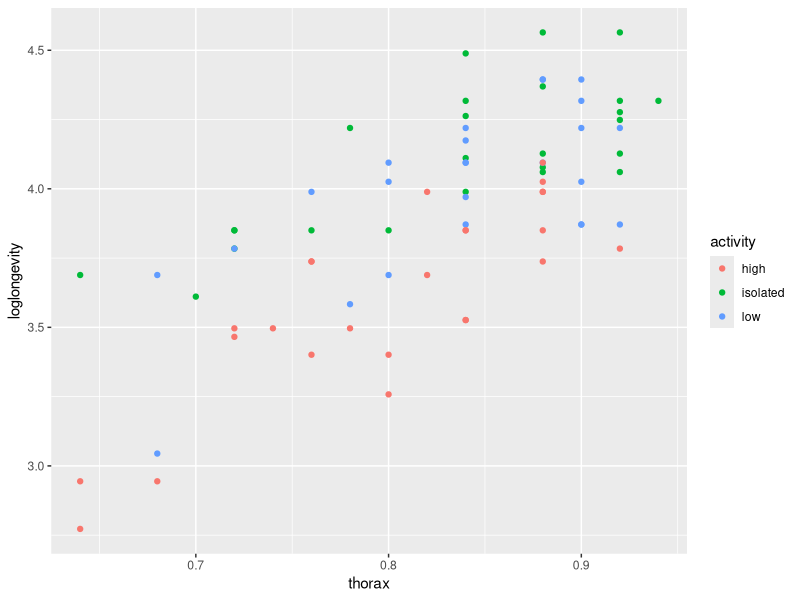
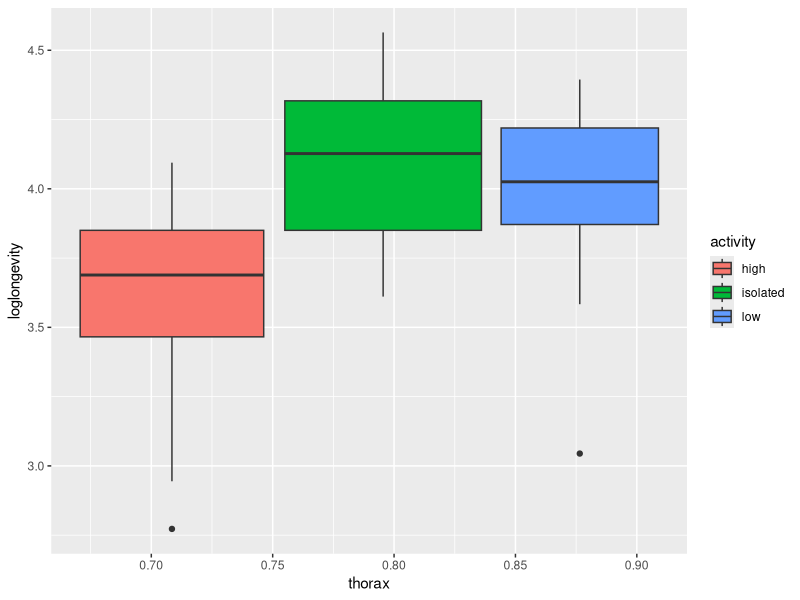
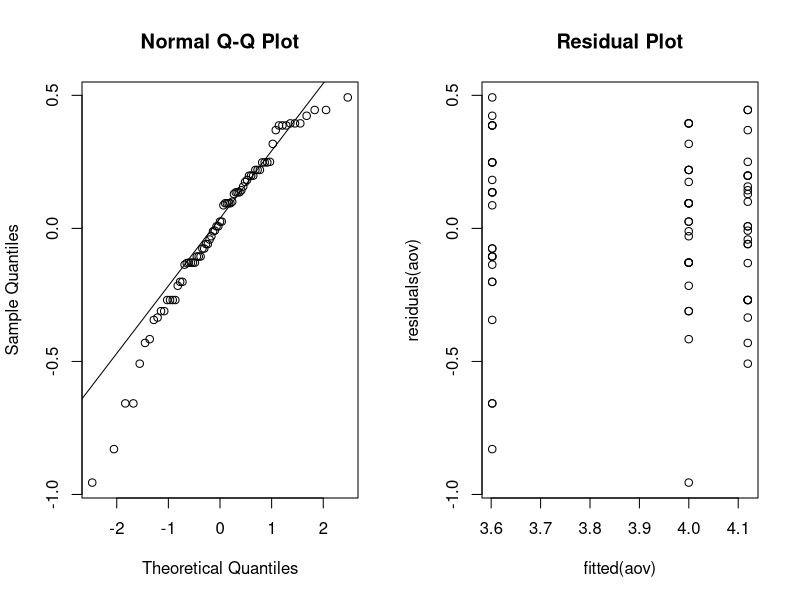
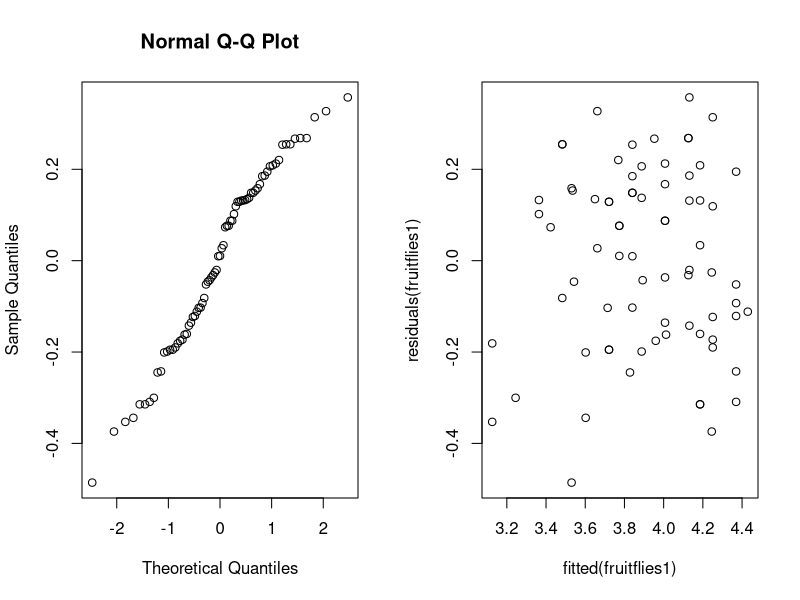
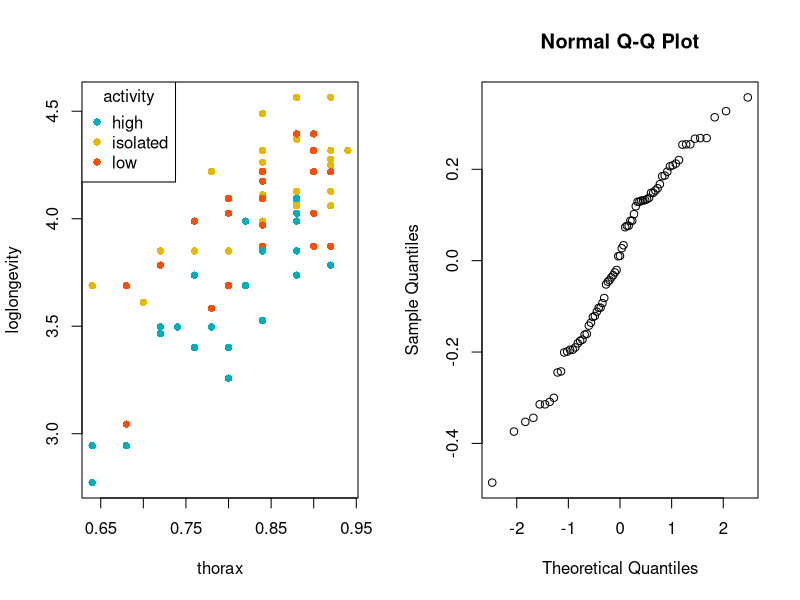
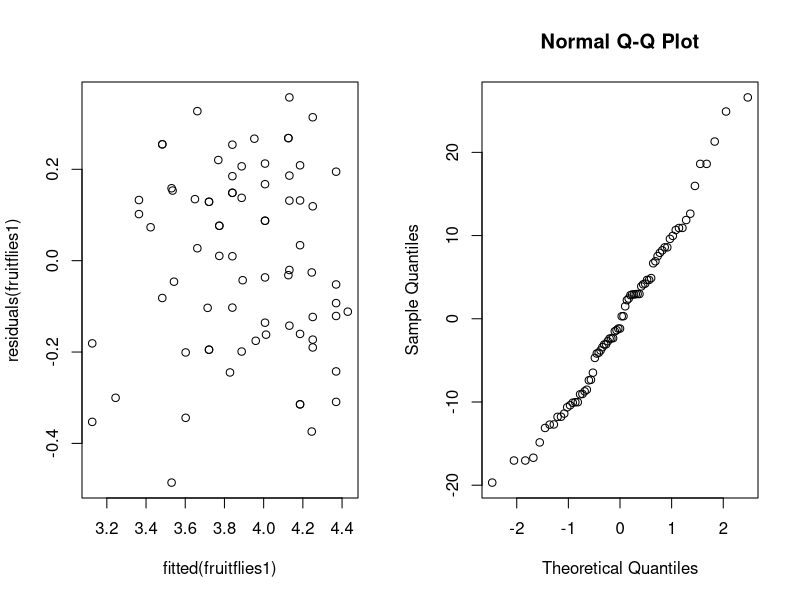
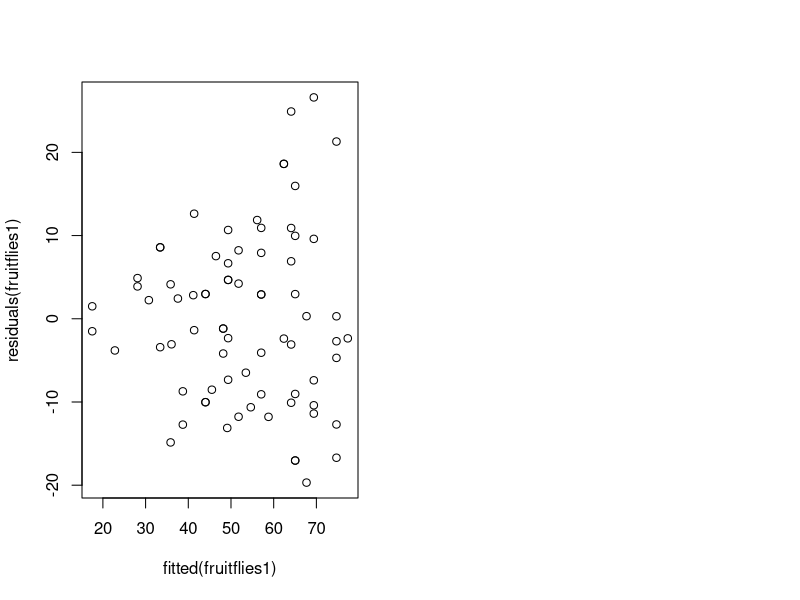

Here is the R script that generated these plots, in order:
## ---- chunk 1
options(digits=3)
options(knitr.duplicate.label = "allow")
## ---- chunk 2
library(ggplot2)
library(car)
## ---- chunk 3
fruitflies=read.table(file="fruitflies.txt",header=TRUE)
# add loglongevity column
fruitflies$loglongevity <- log(fruitflies$longevity)
fruitflies
## ---- chunk 4
ggplot(fruitflies) +
  geom_point(aes(x=thorax, y=loglongevity, color=activity)) 

ggplot(fruitflies) +
  geom_boxplot(aes(x = thorax, y=loglongevity, fill = activity)) 

# stripchart?
## ---- chunk 5
aov=lm(loglongevity~activity,data=fruitflies)
anova(aov)
## ---- chunk 6
par(mfrow=c(1,2))
qqnorm(residuals(aov)); qqline(residuals(aov))
plot(fitted(aov),residuals(aov), main = "Residual Plot")
## ---- chunk 7
leveneTest(loglongevity~activity,data=fruitflies)
shapiro.test(residuals(aov))
## ---- chunk 8
kruskal.test(loglongevity~activity,data=fruitflies)
## ---- chunk 9
summary(aov)
## ---- chunk 10
fruitflies$activity=as.factor(fruitflies$activity)
fruitflies1=lm(loglongevity~thorax+activity,data=fruitflies)
fruitflies2=lm(loglongevity~thorax,data=fruitflies)
anova(fruitflies2,fruitflies1)
## ---- chunk 11
qqnorm(residuals(fruitflies1))
plot(fitted(fruitflies1),residuals(fruitflies1))
## ---- chunk 12
summary(fruitflies1)
## ---- chunk 13
mid <- median(fruitflies$thorax)
fruitflies_min <- fruitflies[fruitflies$thorax < mid, ]
fruitflies_max <- fruitflies[fruitflies$thorax >= mid, ]

summary(lm(loglongevity~thorax+activity,data=fruitflies_min))
summary(lm(loglongevity~thorax+activity,data=fruitflies_max))
## ---- chunk 14
colors <- c("#00AFBB", "#E7B800", "#FC4E07")
colors <- colors[as.numeric(fruitflies$activity)]

plot(loglongevity~thorax, col=colors, pch=16, data=fruitflies)
legend("topleft", legend = levels(fruitflies$activity),
      col = c("#00AFBB", "#E7B800", "#FC4E07"), pch = 16, title="activity")
## ---- chunk 15
fruitflies1=lm(loglongevity~activity+thorax,data=fruitflies)
fruitflies2=lm(loglongevity~activity,data=fruitflies)
anova(fruitflies2,fruitflies1)
## ---- chunk 16
qqnorm(residuals(fruitflies1))
plot(fitted(fruitflies1),residuals(fruitflies1))
## ---- chunk 17
summary(fruitflies1)
## ---- chunk 18
fruitflies$activity=as.factor(fruitflies$activity)
fruitflies1=lm(longevity~thorax+activity,data=fruitflies)
fruitflies2=lm(longevity~thorax,data=fruitflies)
anova(fruitflies2,fruitflies1)
## ---- chunk 19
qqnorm(residuals(fruitflies1))
plot(fitted(fruitflies1),residuals(fruitflies1))
